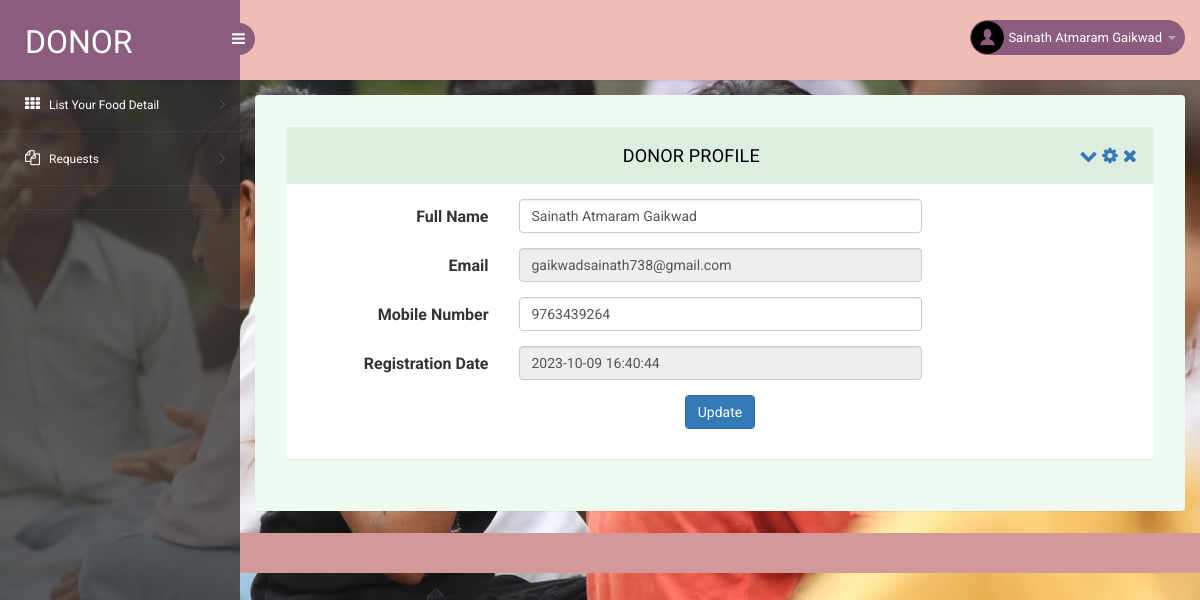
The app's page /donor/donor-profile.php (signed in) with its own data.
### tables this page shows
CREATE TABLE `tbldonor` (
  `ID` int(10) NOT NULL,
  `FullName` varchar(200) DEFAULT NULL,
  `Email` varchar(200) DEFAULT NULL,
  `MobileNumber` bigint(10) DEFAULT NULL,
  `Password` varchar(120) DEFAULT NULL,
  `RegDate` timestamp NULL DEFAULT current_timestamp()
);

### donor/donor-profile.php (the view, shortened to what this page needs)
<?php
include('includes/dbconnection.php');
if (strlen($_SESSION['pgasoid']==0)) {
  header('location:logout.php');
  } else{
  ?>
<!DOCTYPE html>
<head>
    <link rel="stylesheet" href="css/bootstrap.min.css">
    <link href="css/style.css" rel='stylesheet' type='text/css' />
    <link href="css/style-responsive.css" rel="stylesheet" />
    <link rel="stylesheet" href="css/font.css" type="text/css" />
    <link href="css/font-awesome.css" rel="stylesheet">
</head>
<body>
    <section id="container">
        <?php include_once('includes/header.php');?>
        <?php include_once('includes/sidebar.php');?>
        <section id="main-content">
            <section class="wrapper">
                <div class="form-w3layouts">
                    <div class="row">
                        <div class="col-lg-12">
                            <section class="panel">
                                <header class="panel-heading">
                                    Donor Profile
                                    <span class="tools pull-right">
                                        <a class="fa fa-chevron-down" href="javascript:;"></a>
                                        <a class="fa fa-cog" href="javascript:;"></a>
                                        <a class="fa fa-times" href="javascript:;"></a>
                                    </span>
                                </header>
                                <div class="panel-body">
                                    <div class="form">
                                        <?php
 $donorid=$_SESSION['pgasoid'];
$ret=mysqli_query($con,"select * from tbldonor where ID='$donorid'");
while ($row=mysqli_fetch_array($ret)) {
?>
                                        <form class="cmxform form-horizontal " method="post" action="">
                                            <div class="form-group ">
                                                <label for="adminname" class="control-label col-lg-3">Full Name</label>
                                                <div class="col-lg-6">
                                                    <input class=" form-control" id="fullname" name="fullname"
                                                        type="text" value="<?php  echo $row['FullName'];?>"
                                                        required="true">
                                                </div>
                                            </div>
                                            <div class="form-group ">
                                                <label for="email" class="control-label col-lg-3">Email</label>
                                                <div class="col-lg-6">
                                                    <input class="form-control " id="email" name="email" type="email"
                                                        value="<?php  echo $row['Email'];?>" readonly="true">
                                                </div>
                                            </div>
                                            <div class="form-group ">
                                                <label for="username" class="control-label col-lg-3">Mobile
                                                    Number</label>
                                                <div class="col-lg-6">
                                                    <input class="form-control " id="contactnumber" name="contactnumber"
                                                        type="text" value="<?php  echo $row['MobileNumber'];?>"
                                                        required="true">
                                                </div>
                                            </div>
                                            <div class="form-group ">
                                                <label for="username" class="control-label col-lg-3">Registration
                                                    Date</label>
                                                <div class="col-lg-6">
                                                    <input class="form-control " id="regDate" name="regdate" type="text"
                                                        value="<?php  echo $row['RegDate'];?>" readonly="true">
                                                </div>
                                            </div>
                                            <?php } ?>
                                            <div class="form-group">
                                                <div class="col-lg-offset-3 col-lg-6">
                                                    <p style="text-align: center;"> <button class="btn btn-primary"
                                                            type="submit" name="submit">Update</button></p>
                                                </div>
                                            </div>
                                        </form>
                                    </div>
                                </div>
                            </section>
                        </div>
                    </div>
                </div>
            </section>
            <?php include_once('includes/footer.php');?>
        </section>
    </section>
</body>
</html>
<?php }  ?>

### donor/includes/header.php (shortened to what this page needs)
<header class="header fixed-top clearfix">
    <div class="brand">
        <a href="dashboard.php" class="logo">
            Donor
        </a>
        <div class="sidebar-toggle-box">
            <div class="fa fa-bars"></div>
        </div>
    </div>
    <div class="top-nav clearfix">
        <ul class="nav pull-right top-menu">
            <li class="dropdown">
                <a data-toggle="dropdown" class="dropdown-toggle" href="#">
                    <?php
$donorid=$_SESSION['pgasoid'];
$ret=mysqli_query($con,"select FullName from  tbldonor where ID='$donorid'");
$row=mysqli_fetch_array($ret);
$name=$row['FullName'];
?>
                    <img alt="" src="images/2.png">
                    <span class="username"><?php echo $name; ?></span>
                    <b class="caret"></b>
                </a>
            </li>
        </ul>
    </div>
</header>

### donor/css/style.css (style rules this page uses)
ul, ol { margin: 0; }
p { margin: 0; }
html, body { font-family: 'Roboto', sans-serif; font-size: 100%; overflow-x: hidden; background: url(../images/bg.jpg) no-repeat 0px 0px; background-size:cover; }
body a { transition: 0.5s all ease; -webkit-transition: 0.5s all ease; -moz-transition: 0.5s all ease; -o-transition: 0.5s all ease; -ms-transition: 0.5s all ease; text-decoration:none; }
p { margin:0; }
ul,label { margin:0; padding:0; }
#main-content { margin-left:240px; -webkit-transition:all .3s ease-in-out; -moz-transition:all .3s ease-in-out; -o-transition:all .3s ease-in-out; transition:all .3s ease-in-out; }
.header { left:0; right:0; z-index:1002; background:rgb(240, 188, 180); -webkit-transition:all .3s ease-in-out; -moz-transition:all .3s ease-in-out; -o-transition:all .3s ease-in-out; transition:all .3s ease-in-out; }
.fixed-top { position:fixed; box-shadow:1px 0 3px rgba(0,0,0,.15); }
.wrapper { display:inline-block; margin-top:80px; padding:15px; width:100%; }
.brand { background:#8b5c7e; float:left; width:240px; height:80px; position:relative; }
a.logo { font-size:32px; color:#fff; float:left; margin:20px 0 0 25px; text-transform:uppercase; }
#top_menu .nav>li,ul.top-menu>li { float:left; }
ul.top-menu { margin-right:15px; margin-top: 0; }
ul.top-menu > li > a { color: #fff; font-size: 16px; background: #8b5c7e; padding: 4px 8px; margin-right: 15px; border-radius: 50%; -webkit-border-radius: 50%; padding-right: 8px !important; }
.top-nav { margin-top:20px; }
.top-nav img { border-radius:50%; -webkit-border-radius:50%; width:33px; }
.top-nav .username { font-size:13px; color:#fff; }
.top-nav ul.top-menu>li>a { border-radius: 100px; -webkit-border-radius: 100px; padding: 0px; background: none; margin-right: 0; border: 1px solid #8b5c7e; background: #8b5c7e; }
.top-nav ul.top-menu>li { margin-left:10px; }
.top-nav .nav .caret { border-bottom-color:#A4AABA; border-top-color:#A4AABA; }
.sidebar-toggle-box { float:left; margin-top:23px; margin-left:-15px; background:#8b5c7e; border-radius:50%; -webkit-border-radius:50%; width:32px; height:32px; position:absolute; right:-15px; }
.sidebar-toggle-box .fa-bars { cursor:pointer; display:inline-block; font-size:15px; padding:8px 8px 8px 9px; color:#fff; }
.panel-heading { position: relative; height: 57px; line-height: 57px; letter-spacing: 0.2px; color: #000; font-size: 18px; font-weight: 400; padding: 0 16px; background:#ddede0; border-top-right-radius: 2px; border-top-left-radius: 2px; text-transform: uppercase; text-align: center; }
.panel { border: none ! important; }
.form-w3layouts { background: #eef9f0; padding: 2em; border-radius: 4px; -webkit-box-shadow: 0 1px 1px rgba(0,0,0,.05); box-shadow: 0 1px 1px rgba(0,0,0,.05); }

### records on screen
tbldonor: FullName "Sainath Atmaram Gaikwad", fullname "Sainath Atmaram Gaikwad", email "gaikwadsainath738@gmail.com", contactnumber "9763439264", regdate "2023-10-09 16:40:44"
